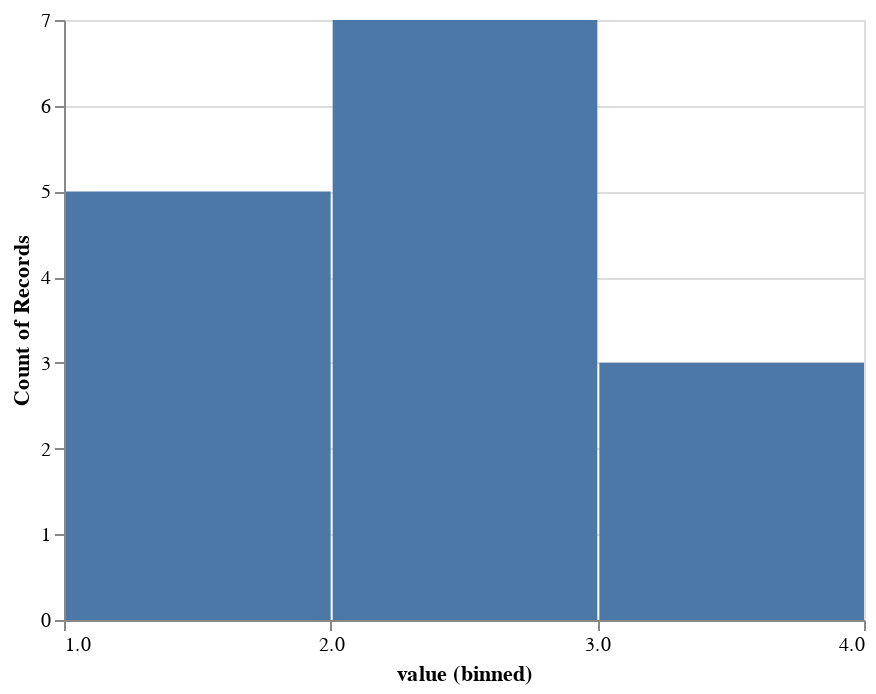

Source (notebook cell):
### Code cell
alt.Chart(source).mark_bar().encode(
    alt.X("value:Q", bin=alt.Bin(step=1)),
    y='count()',
)

### Figure 1 — Vega-Lite specification as saved in the notebook (floating-point values rounded to 4 significant figures)
{"config": {"view": {"continuousWidth": 400, "continuousHeight": 300}}, "data": {"name": "data-cd67aed1481e20a814703f6bf31d0e11"}, "mark": "bar", "encoding": {"x": {"type": "quantitative", "bin": {"step": 1}, "field": "value"}, "y": {"type": "quantitative", "aggregate": "count"}}, "$schema": "https://vega.github.io/schema/vega-lite/v4.8.1.json", "datasets": {"data-cd67aed1481e20a814703f6bf31d0e11": [{"value": 2}, {"value": 3}, {"value": 2}, {"value": 4}, {"value": 2}, {"value": 2}, {"value": 2}, {"value": 2}, {"value": 1}, {"value": 1}, {"value": 1}, {"value": 2}, {"value": 1}, {"value": 1}, {"value": 3}]}}
